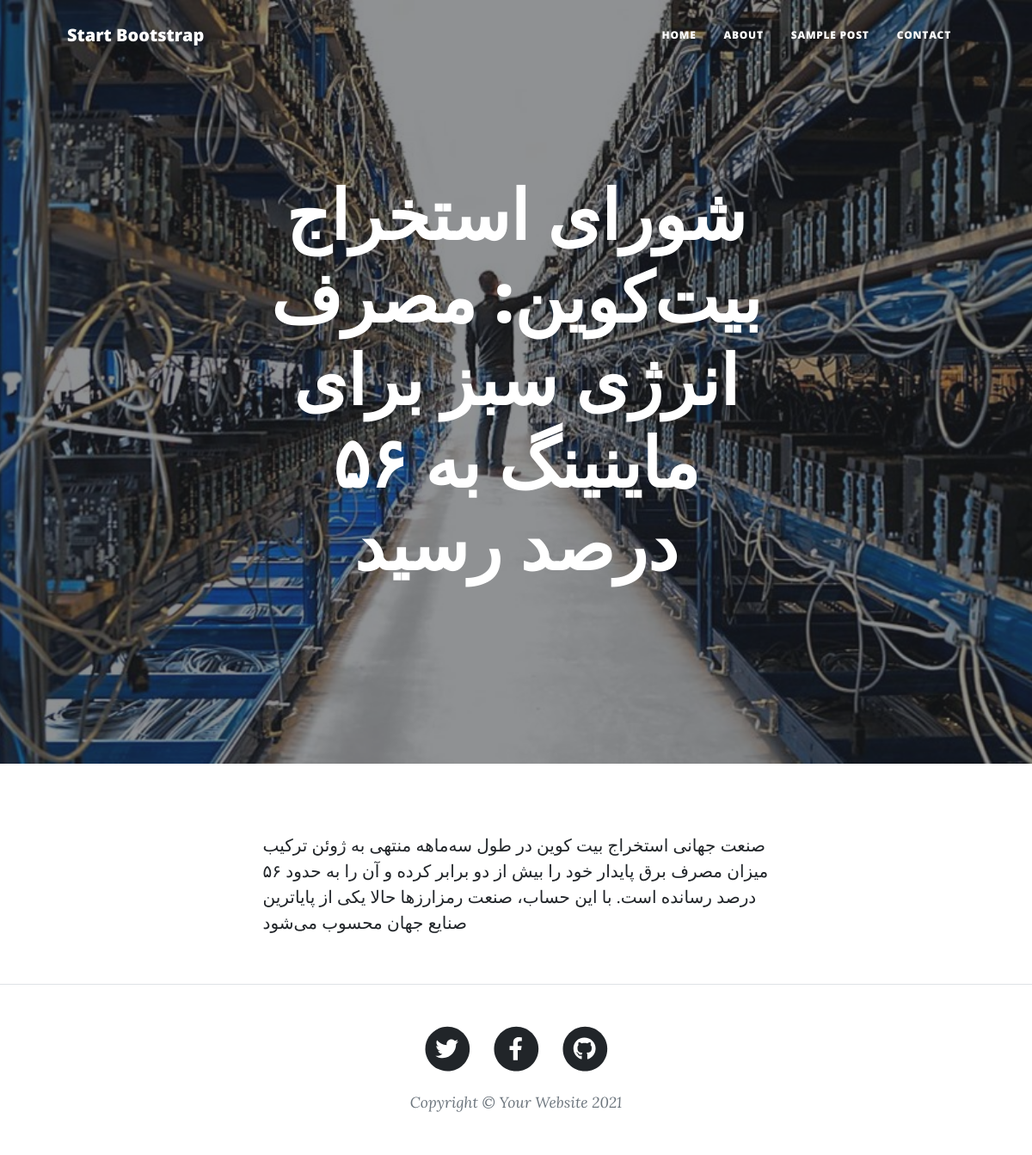
Page /article/bitcoin-mining on the committed database.
### blog/models.py (models this page shows, shortened)
class Article(models.Model):
	STATUS_CHOICES = (
		('d', 'پیش نویس'),
		('p', 'منتشر شده'),
	)
	title = models.CharField(max_length=200, verbose_name="عنوان مقاله")
	slug = models.SlugField(max_length=100, unique=True, verbose_name="آدرس مقاله")
	description = models.TextField(verbose_name="محتوا")
	thumbnail = models.ImageField(upload_to="image", verbose_name="تصویر مقاله")
	publish = models.DateTimeField(default=timezone.now, verbose_name="زمان انتشار")
	created = models.DateTimeField(auto_now_add=True)
	updated = models.DateTimeField(auto_now=True)
	status = models.CharField(max_length=1, choices= STATUS_CHOICES, verbose_name="وضعیت")
	class Meta:
		verbose_name = "مقاله"
		verbose_name_plural = "مقالات"
	def jpublish(self):
		return jalali_converter(self.publish)
	jpublish.short_description = "زمان انتشار"

### blog/views.py (the view)
# urls.py: path('article/<slug:slug>', detail, name = "detail"),
def detail(request, slug):
	context = {
		"article": get_object_or_404(Article, slug=slug, status='p')
	}
	return render(request, "blog/detail.html", context)

### blog/templates/blog/detail.html (shortened to what this page needs)
{% extends 'blog/base.html' %}
{% block main %}
        <header class="masthead" style="background-image: url('{{article.thumbnail.url}}')">
            <div class="container position-relative px-4 px-lg-5">
                <div class="row gx-4 gx-lg-5 justify-content-center">
                    <div class="col-md-10 col-lg-8 col-xl-7">
                        <div class="site-heading">
                            <h1>{{article.title}}</h1>
                        </div>
                    </div>
                </div>
            </div>
        </header>
        <article class="mb-4">
            <div class="container px-4 px-lg-5">
                <div class="row gx-4 gx-lg-5 justify-content-center">
                    <div class="col-md-10 col-lg-8 col-xl-7">
                        {{article.description|linebreaks}}
                    </div>
                </div>
            </div>
        </article>
{% endblock %}

### rows in the picture
Article: thumbnail (picture), title "شورای استخراج بیت‌کوین: مصرف انرژی سبز برای ماینینگ به ۵۶ درصد رسید", description "صنعت جهانی استخراج بیت کوین در طول سه‌ماهه منتهی به ژوئن ترکیب میزان مصرف برق پایدار خود را بیش از دو برابر کرده و آن را به حدود ۵۶ درصد رسانده است. با این حساب، صنعت رمزارزها حالا یکی از پایاترین صنایع جهان محسوب می‌شود"
